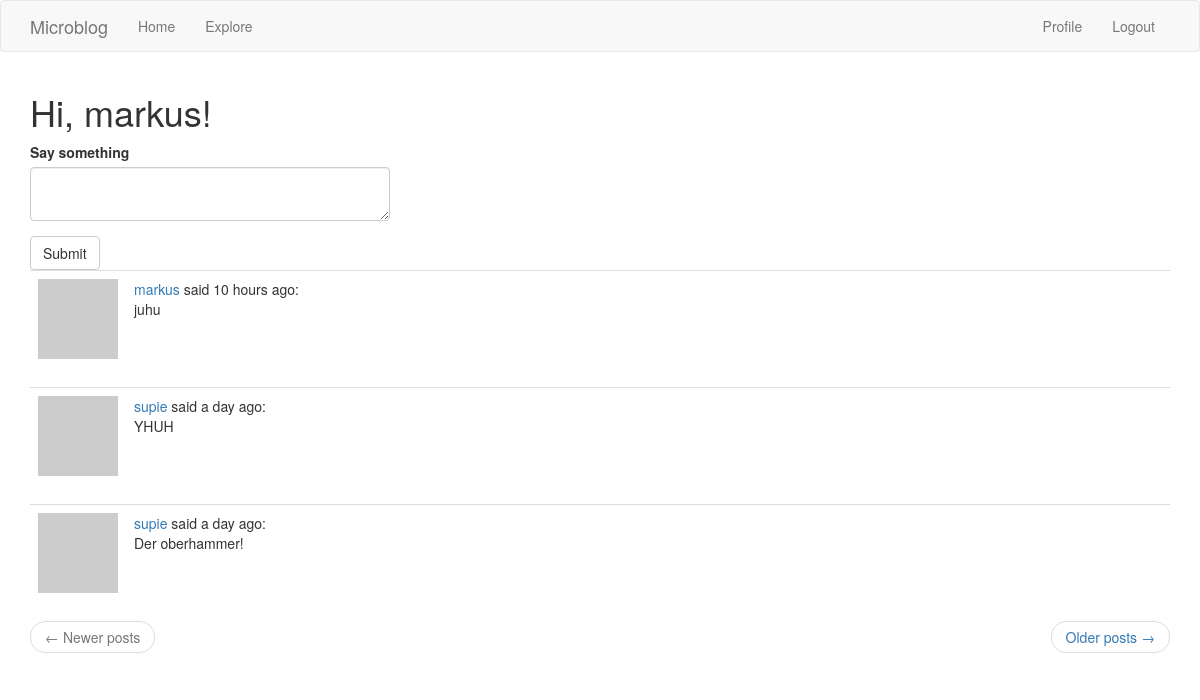
The app's page /index (signed in) with its own data.
### models.py (models this page shows, shortened)
class User(UserMixin, db.Model):
    id = db.Column(db.Integer, primary_key=True)
    username = db.Column(db.String(64), index=True, unique=True)
    email = db.Column(db.String(120), index=True, unique=True)
    password_hash = db.Column(db.String(128))
    posts = db.relationship('Post', backref='author', lazy='dynamic')
    about_me = db.Column(db.String(140))
    last_seen = db.Column(db.DateTime, default=datetime.utcnow)
    followed = db.relationship(
        'User',
        secondary=followers,
        primaryjoin=(followers.c.follower_id == id),
        secondaryjoin=(followers.c.followed_id == id),
        backref=db.backref('followers', lazy='dynamic'),
        lazy='dynamic'
        )
    def avatar(self, size):
        digest = md5(self.email.lower().encode('utf-8')).hexdigest()
        return 'https://www.gravatar.com/avatar/{}?d=identicon&s={}'.format(digest, size)
    def followed_posts(self):
        followed = Post.query.join(
            followers,
            (followers.c.followed_id == Post.user_id)
            ).filter(
                followers.c.follower_id == self.id
                )
        own = Post.query.filter_by(user_id=self.id)
        return followed.union(own).order_by(Post.timestamp.desc())

class Post(db.Model):
    id = db.Column(db.Integer, primary_key=True)
    body = db.Column(db.String(140))
    timestamp = db.Column(db.DateTime, index=True, default=datetime.utcnow)
    user_id = db.Column(db.Integer, db.ForeignKey('user.id'))

### routes.py (the view)
@app.route('/', methods=['GET', 'POST'])
@app.route('/index', methods=['GET', 'POST'])
@login_required
def index():
    form = PostForm()
    if form.validate_on_submit():
        post = Post(body=form.post.data, author=current_user)
        db.session.add(post)
        db.session.commit()
        flash('Your post is now live!')
        return redirect(url_for('index'))
    page = request.args.get('page', 1, type=int)
    posts = current_user.followed_posts().paginate(
        page,
        app.config['POSTS_PER_PAGE'],
        False
        )
    if posts.has_next:
        next_url = url_for('index', page=posts.next_num)
    else:
        next_url = None
    if posts.has_prev:
        prev_url = url_for('index', page=posts.prev_num)
    else:
        prev_url = None
    return render_template('index.html', title='Home Page', posts=posts.items, form=form, next_url=next_url, prev_url=prev_url)

### forms.py
class PostForm(FlaskForm):
    post = TextAreaField('Say something', validators=[DataRequired(), Length(min=1, max=140)])
    submit = SubmitField('Submit')

### models.py (called while the page is built)
@login.user_loader
def load_user(this_id):
    return User.query.get(int(this_id))

### routes.py (called while the page is built)
@app.before_request
def before_request():
    if current_user.is_authenticated:
        current_user.last_seen = datetime.utcnow()
        db.session.commit()

### templates/index.html
{% extends "base.html" %}
{% import 'bootstrap/wtf.html' as wtf %}
{% block app_content %}
    <h1> Hi, {{ current_user.username }}!</h1>
    {% if form %}
    <div class="row">
        <div class="col-md-4">
            {{ wtf.quick_form(form) }}
        </div>
    </div>
    {% endif %}
    {% for post in posts %}
        {% include '_post.html' %}
    {% endfor %}
    <nav aria-label="...">
        <ul class="pager">
            <li class="previous{% if not prev_url %} disabled{% endif %}">
                <a href="{{ prev_url or '#' }}">
                    <span aria-hidden="true">&larr;</span> Newer posts
                </a>
            </li>
            <li class="next{% if not next_url %} disabled{% endif %}">
                <a href="{{ next_url or '#' }}">
                    Older posts <span aria-hidden="true">&rarr;</span>
                </a>
            </li>
        </ul>
    </nav>
{% endblock %}

### templates/_post.html
<table class="table table-hover">
    <tr>
        <td width="70px">
            <a href="{{ url_for('user', username=post.author.username) }}">
                <img src="{{ post.author.avatar(70) }}" />
            </a>
        </td>
        <td>
            <a href="{{ url_for('user', username=post.author.username) }}">
                {{ post.author.username }}
            </a>
            said {{ moment(post.timestamp).fromNow() }}:
            <br>
            {{ post.body }}
        </td>
    </tr>
</table>

### records on screen
User: username "markus"
Post: author.username "markus", timestamp "10 hours ago", body "juhu"
Post: author.username "supie", timestamp "a day ago", body "YHUH"
Post: author.username "supie", timestamp "a day ago", body "Der oberhammer!"
